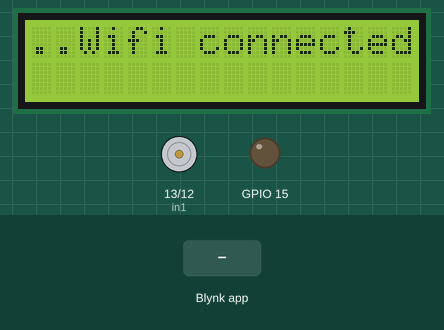
Simulated run of this program. Board: ESP32. On the bench: 16×2 character LCD, motor-driver pin pairs drawn as motors (green arrow = first pin HIGH = forward, orange = second pin HIGH = backward, longer = more drive), output pins drawn as LEDs (lit = HIGH). The test bench sets the inputs (shaded band). WiFi joins after 1.5 s; servers stay silent unless stated; what the program prints to the serial monitor is not drawn.

Above: at 1.6 s.
6.1 s: Blynk app writes 1 to V1
At 7.3 s:
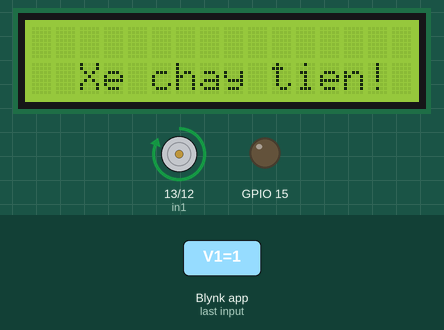
7.9 s: Blynk app writes 1 to V0
At 9.0 s:
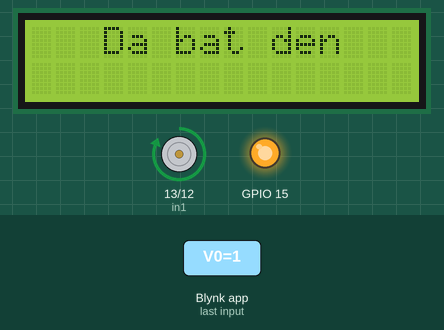
9.4 s: Blynk app writes 0 to V1
At 10.6 s:
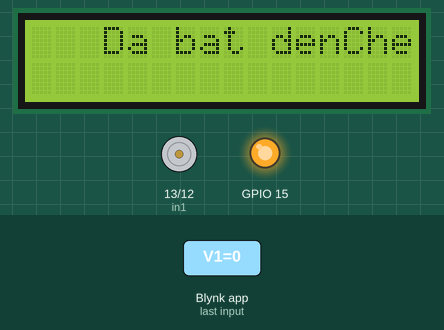
10.9 s: Blynk app writes 0 to V0
At 11.2 s:
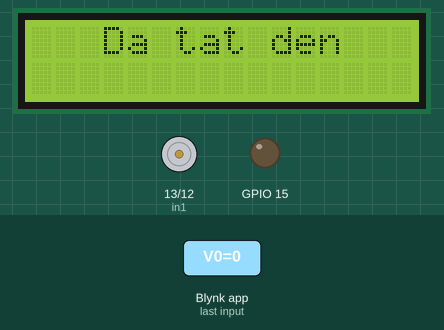
12.4 s: Blynk app writes 200 to V1
At 13.1 s:
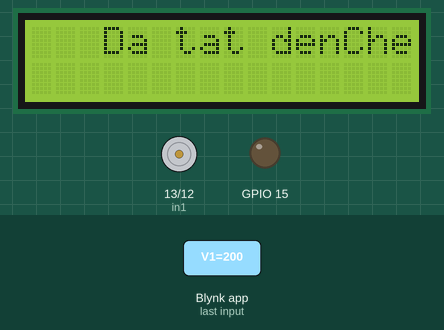
13.9 s: Blynk app writes 0 to V1
At 14.9 s:
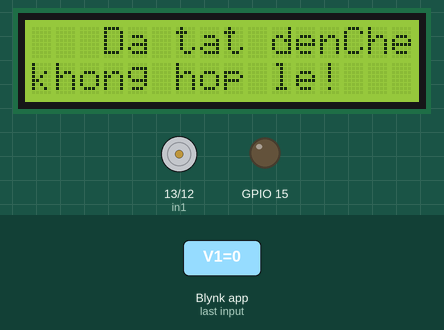
Timing chart, 0 to 16.4 s (numbered marks = the images above; inputs shaded):
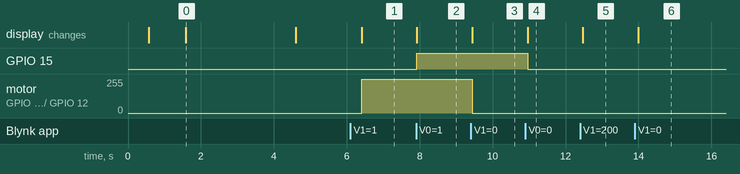

Measured:
- after the input at 6.1 s, motor on GPIO 13 (in1) / GPIO 12 (in2): stopped → forward 255/255 after 0.31 s; the display: changes after 0.31 s (image 1)
- after the input at 7.9 s, GPIO 15: LOW → HIGH at once; the display: changes at once (image 2)
- after the input at 9.4 s, motor on GPIO 13 (in1) / GPIO 12 (in2): forward 255/255 → stopped at once; the display: changes at once (image 3)
- after the input at 10.9 s, GPIO 15: HIGH → LOW after 0.06 s; the display: changes after 0.06 s (image 4)
- after the input at 12.4 s, the display: changes after 0.08 s (image 5)
- after the input at 13.9 s, the display: changes after 0.09 s (image 6)
- what the display in image 0 shows lasts 3.0 s, from 1.6 s to 4.6 s

The program:

main.cpp
```cpp
#define BLYNK_PRINT Serial
#define BLYNK_TEMPLATE_ID "TMPL6Sr5D1H_9"
#define BLYNK_TEMPLATE_NAME "ESP32"
#define BLYNK_AUTH_TOKEN "-gGhW1gqIHhy71Km0vELc54OFICz3z3d"

#include <Arduino.h>
#include<WiFi.h>
#include<BlynkSimpleEsp32.h>
#include<LiquidCrystal_I2C.h>

LiquidCrystal_I2C lcd = LiquidCrystal_I2C(0x27, 16, 2);

const char *ssid = "P.204";
const char *pass = "23456789";
const char *auth = "-gGhW1gqIHhy71Km0vELc54OFICz3z3d";

bool check_led = 0;
int check_dongco = 0;
int in1 = 13;
int in2 = 12;

void wifi();
void dieukhien(int chedo);

// Nhận dữ liệu

BLYNK_WRITE(V0){
  check_led = param.asInt();
  if(check_led == 0){
    lcd.clear();
    lcd.setCursor(3, 0);
    lcd.print("Da tat den");
  }
  if(check_led == 1){
    lcd.clear();
    lcd.setCursor(3, 0);
    lcd.print("Da bat den");
  }
}
BLYNK_WRITE(V1){
  check_dongco = param.asInt();
  switch(check_dongco){
    case 1:
      lcd.clear();
      lcd.setCursor(2, 1);
      lcd.print("Xe chay tien!");
      dieukhien(1);
      Serial.println("Xe chay tien!");
      break;
    case 2:
      lcd.clear();
      lcd.setCursor(3, 1);
      lcd.print("Xe chay lui!");
      dieukhien(2);
      Serial.println("Xe chay lui!");
      break;
    case 3:
      lcd.clear();
      lcd.setCursor(3, 1);
      lcd.print("Xe dung!");
      dieukhien(3);
      Serial.println("Xe dung!");
      break;
    default:
      lcd.print("Che do khong hop le!");
      dieukhien(3);
      break;
  }
}


void setup() {
  Serial.begin(9600);
  lcd.init();
  lcd.backlight();
  wifi();
  pinMode(15, OUTPUT);
  pinMode(in1, OUTPUT);
  pinMode(in2, OUTPUT);
}

void loop() {
  Blynk.run();
  digitalWrite(15, check_led);
  // digitalWrite(13, check_dongco);
  // digitalWrite(12, check_dongco);
  Serial.println(check_led);
  // Serial.println(check_dongco);
   delay(500);
}

// đẩy dữ liệu lên Blynk
void wifi(){
  WiFi.begin(ssid, pass);
  lcd.setCursor(0, 0);
  while(WiFi.status() != WL_CONNECTED){
    delay(500);
    Serial.println(".");
    lcd.setCursor(0, 0);
    lcd.print("..");
  }
  Serial.println("Wifi connected!");
  lcd.print("Wifi connected!");
  delay(3000);
  lcd.clear();
  Blynk.begin(auth, ssid, pass);
}

void dieukhien(int chedo){
  switch(chedo){
    case 1:
      digitalWrite(in1, HIGH);
      digitalWrite(in2, LOW);
      break;
    case 2:
      digitalWrite(in1, LOW);
      digitalWrite(in2, HIGH);
      break;
    case 3:
    default:
      digitalWrite(in1, LOW);
      digitalWrite(in2, LOW);
      break;
  }
}
```
